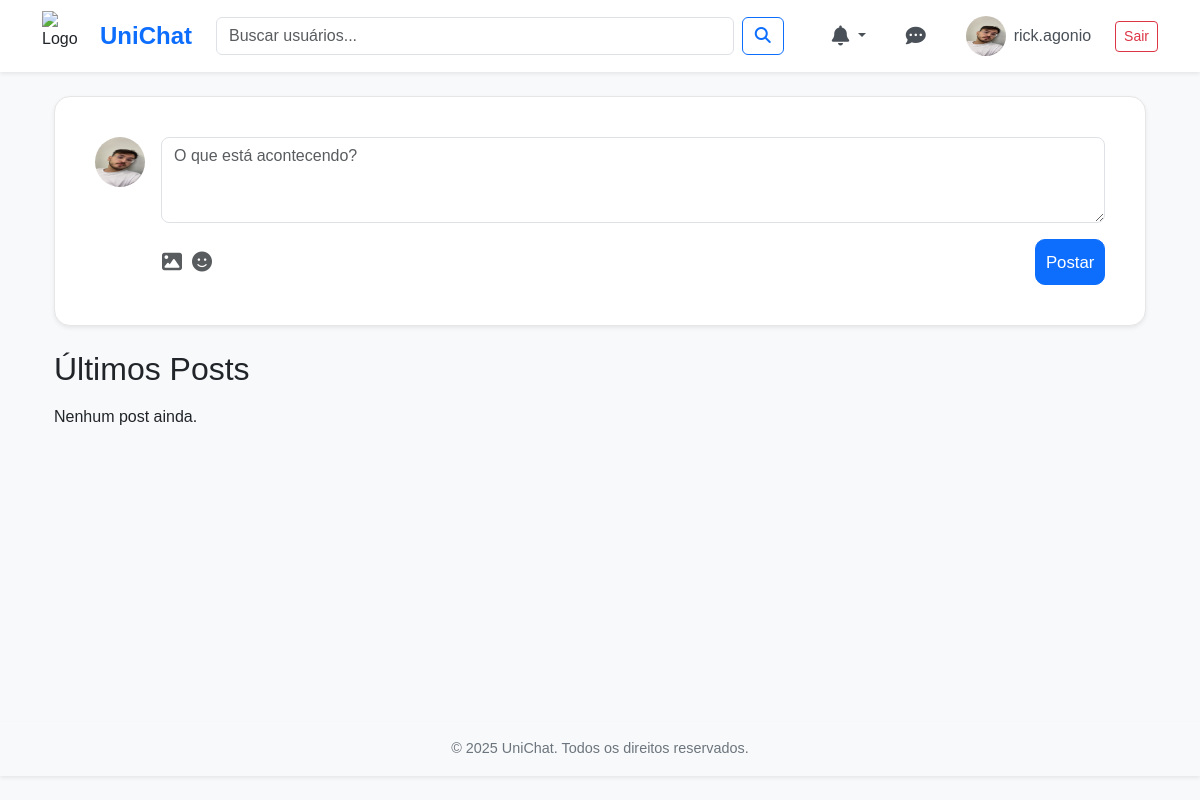
Page / (signed in) on the earlier database version.
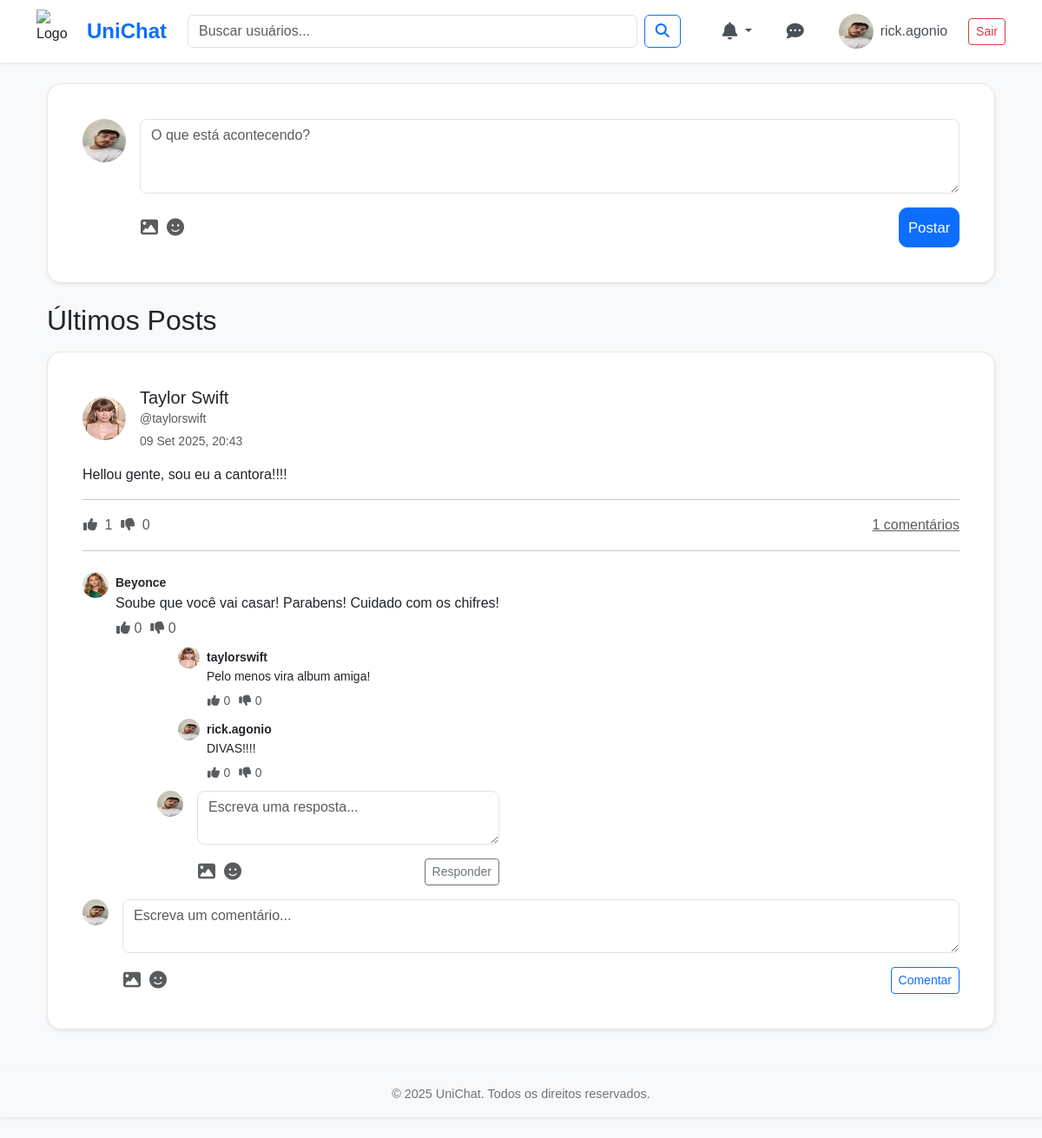
Same page on the later database version.
### posts/models.py (models this page shows, shortened)
class Post(models.Model):
    author = models.ForeignKey(User, on_delete=models.CASCADE)
    content = models.TextField()
    image = models.ImageField(upload_to='posts/', blank=True, null=True)
    created_at = models.DateTimeField(auto_now_add=True)
    @property
    def likes_count(self):
        return self.votes.filter(vote_type='like').count()
    @property
    def dislikes_count(self):
        return self.votes.filter(vote_type='dislike').count()

class Comment(models.Model):
    post = models.ForeignKey(Post, on_delete=models.CASCADE, related_name='comments')
    author = models.ForeignKey(User, on_delete=models.CASCADE)
    content = models.TextField()
    created_at = models.DateTimeField(auto_now_add=True)
    @property
    def likes_count(self):
        return self.votes.filter(vote_type='like').count()
    @property
    def dislikes_count(self):
        return self.votes.filter(vote_type='dislike').count()

class Reply(models.Model):
    comment = models.ForeignKey('Comment', on_delete=models.CASCADE, related_name='replies')
    author = models.ForeignKey(User, on_delete=models.CASCADE)
    content = models.TextField()
    created_at = models.DateTimeField(auto_now_add=True)
    @property
    def likes_count(self):
        return self.votes.filter(vote_type='like').count()
    @property
    def dislikes_count(self):
        return self.votes.filter(vote_type='dislike').count()

### users/models.py (models this page shows)
class Profile(models.Model):
    user = models.OneToOneField('auth.User', on_delete=models.CASCADE)
    bio = models.TextField(blank=True)
    avatar = models.ImageField(upload_to='avatars/', blank=True, null=True)
    date_of_birth = models.DateField(null=True, blank=True)
    location = models.CharField(max_length=100, blank=True)
    website = models.URLField(max_length=200, blank=True)
    course = models.ManyToManyField(Course, related_name='students', blank=True)
    following = models.ManyToManyField(User, related_name='followers', symmetrical=False,
blank=True)
    is_teacher = models.BooleanField(default=False)

### users/views.py (the view)
# urls.py: path('', user_views.home, name='home'),
@login_required
def home(request):
    if request.method == 'POST':
        form = PostForm(request.POST, request.FILES)
        if form.is_valid():
            post = form.save(commit=False)
            post.author = request.user
            post.save()
            return redirect('home')
    else:
        form = PostForm()
    user_course_id = None
    if request.user.profile.course.exists():
        user_course_id = request.user.profile.course.first().id
    teacher_posts = Post.objects.filter(
        Q(author__profile__is_teacher=True) &
        (
            Q(author__profile__course__id=user_course_id) |
            Q(author__profile__course__isnull=True)
        )
    ).distinct().select_related(
        'author__profile'
    ).prefetch_related(
        'comments__author__profile',
        'comments__replies__author__profile'
    ).order_by('-created_at')
    following_ids = request.user.profile.following.values_list('id', flat=True)
    query_filter = Q(author__id__in=following_ids)
    if user_course_id:
        query_filter |= Q(author__profile__course__id=user_course_id)
    student_posts = Post.objects.filter(
        query_filter
    ).filter(
        ~Q(author__profile__is_teacher=True)
    ).distinct().select_related(
        'author__profile'
    ).prefetch_related(
        'comments__author__profile',
        'comments__replies__author__profile'
    ).order_by('-created_at')
    all_posts = list(teacher_posts) + list(student_posts)
    context = {
        'posts': all_posts,
        'form': form
    }
    return render(request, 'home.html', context)

### posts/forms.py
class PostForm(forms.ModelForm):
    content = forms.CharField(
        widget=forms.Textarea(attrs={'rows': 3}),
        label="",
        required=False
    )
    image = forms.ImageField(
        label="Adicionar foto",
        required=False
    )
    class Meta:
        model = Post
        fields = ['content', 'image']

### templates/home.html (shortened to what this page needs)
{% extends "base.html" %}
{% load static %}
{% block content %}
<div class="container">
    <div class="card shadow-sm mb-4">
        <div class="card-body">
            <form method="post" action="{% url 'home' %}" enctype="multipart/form-data">
                <div class="d-flex align-items-start">
                    {% if request.user.profile.avatar %}
                        <img src="{{ request.user.profile.avatar.url }}" class="rounded-circle me-3" width="50" height="50" alt="Avatar">
                    {% else %}
                        <img src="{% static 'img/default_profile.png' %}" class="rounded-circle me-3" width="50" height="50" alt="Default Avatar">
                    {% endif %}
                    <div class="flex-grow-1">
                        <div class="mb-3">
                            <textarea class="form-control" name="content" rows="3" placeholder="O que está acontecendo?"></textarea>
                        </div>
                        <div class="d-flex justify-content-between align-items-center">
                            <div class="d-flex align-items-center position-relative">
                                <label for="id_image" class="btn btn-link p-0 me-2 text-decoration-none text-muted">
                                    <i class="fas fa-image fa-lg"></i>
                                </label>
                                <button type="button" class="btn btn-link p-0 text-decoration-none text-muted emoji-button">
                                    <i class="fas fa-smile fa-lg"></i>
                                </button>
                            </div>
                            <button type="submit" class="btn btn-primary">Postar</button>
                        </div>
                    </div>
                </div>
            </form>
        </div>
    </div>
    <div class="mt-4">
        <h2 class="mb-3">Últimos Posts</h2>
        {% for post in posts %}
            {% include "posts/post_card.html" %}
        {% empty %}
            <p>Nenhum post ainda.</p>
        {% endfor %}
    </div>
</div>
{% endblock %}

### posts/templates/posts/post_card.html (shortened to what this page needs)
{% load static %}
<div class="card mb-4 shadow-sm">
    <div class="card-body">
        <a href="{% url 'profile' username=post.author.username %}" class="d-flex align-items-center mb-3 text-decoration-none text-dark">
            <img src="{% if post.author.profile.avatar %}{{ post.author.profile.avatar.url }}{% else %}{% static 'img/default_profile.png' %}{% endif %}" class="rounded-circle me-3" width="50" height="50" alt="Avatar">
            <div>
                <h5 class="mb-0">{{ post.author.first_name }} {{ post.author.last_name }}</h5>
                {% if post.author.profile.is_teacher %}
                    <small class="text-muted">@{{ post.author.username }} <span class="badge bg-info text-white fw-normal ms-1">Professor</span></small>
                {% else %}
                    <small class="text-muted">@{{ post.author.username }}</small>
                {% endif %}
                <small class="text-muted d-block mt-1">{{ post.created_at|date:"d M Y, H:i" }}</small>
            </div>
        </a>
        <p>{{ post.content }}</p>
        <hr>
        <div class="d-flex justify-content-between align-items-center">
            <div class="d-flex align-items-center post-vote-container">
                <a href="{% url 'posts:vote_post' post.id 'like' %}" class="btn btn-link p-0 text-decoration-none text-muted me-2 btn-like-post">
                    <i class="fas fa-thumbs-up"></i>
                    <span class="ms-1 likes-count">{{ post.likes_count }}</span>
                </a>
                <a href="{% url 'posts:vote_post' post.id 'dislike' %}" class="btn btn-link p-0 text-decoration-none text-muted btn-dislike-post">
                    <i class="fas fa-thumbs-down"></i>
                    <span class="ms-1 dislikes-count">{{ post.dislikes_count }}</span>
                </a>
            </div>
            <div>
                <a href="#" class="text-muted">{{ post.comments.count }} comentários</a>
            </div>
        </div>
        <hr>
        <div class="comments-section mt-4">
            {% for comment in post.comments.all %}
                {% include "posts/comment_card.html" with comment=comment %}
            {% empty %}
                <p class="text-muted">Nenhum comentário ainda.</p>
            {% endfor %}
            <form action="{% url 'posts:add_comment_to_post' post.id %}" method="post" enctype="multipart/form-data" class="mt-3">
                <div class="d-flex align-items-start">
                    {% if request.user.profile.avatar %}
                        <img src="{{ request.user.profile.avatar.url }}" class="rounded-circle me-3" width="30" height="30" alt="Avatar">
                    {% else %}
                        <img src="{% static 'img/default_profile.png' %}" class="rounded-circle me-3" width="30" height="30" alt="Default Avatar">
                    {% endif %}
                    <div class="flex-grow-1">
                        <div class="mb-3">
                            <textarea class="form-control" name="content" rows="2" placeholder="Escreva um comentário..."></textarea>
                        </div>
                        <div class="d-flex justify-content-between align-items-center">
                            <div class="d-flex align-items-center position-relative">
                                <label for="id_image_comment_{{ post.id }}" class="btn btn-link p-0 me-2 text-decoration-none text-muted">
                                    <i class="fas fa-image fa-lg"></i>
                                </label>
                                <button type="button" class="btn btn-link p-0 text-decoration-none text-muted emoji-button">
                                    <i class="fas fa-smile fa-lg"></i>
                                </button>
                            </div>
                            <button type="submit" class="btn btn-sm btn-outline-primary">Comentar</button>
                        </div>
                    </div>
                </div>
            </form>
        </div>
    </div>
</div>

### posts/templates/posts/comment_card.html (shortened to what this page needs)
{% load static %}
<div class="d-flex mb-3">
    <img src="{% if comment.author.profile.avatar %}{{ comment.author.profile.avatar.url }}{% else %}{% static 'img/default_profile.png' %}{% endif %}" class="rounded-circle me-2" width="30" height="30" alt="Avatar Comentário">
    <div>
        <a href="{% url 'profile' username=comment.author.username %}" class="text-decoration-none text-dark">
            <small class="fw-bold">{{ comment.author.username }}</small>
        </a>
        <p class="mb-0">{{ comment.content }}</p>
        <div class="d-flex align-items-center mt-1 comment-vote-container">
            <a href="{% url 'posts:vote_comment' comment.id 'like' %}" class="btn btn-link p-0 text-decoration-none text-muted me-2 btn-like-comment">
                <i class="fas fa-thumbs-up"></i>
                <span class="likes-count">{{ comment.likes_count }}</span>
            </a>
            <a href="{% url 'posts:vote_comment' comment.id 'dislike' %}" class="btn btn-link p-0 text-decoration-none text-muted btn-dislike-comment">
                <i class="fas fa-thumbs-down"></i>
                <span class="dislikes-count">{{ comment.dislikes_count }}</span>
            </a>
        </div>
        <div class="ms-5">
            {% for reply in comment.replies.all %}
                {% include "posts/reply_card.html" with reply=reply %}
            {% endfor %}
            <form action="{% url 'posts:add_reply_to_comment' comment.id %}" method="post" enctype="multipart/form-data" class="mt-2">
                <div class="d-flex align-items-start">
                    {% if request.user.profile.avatar %}
                        <img src="{{ request.user.profile.avatar.url }}" class="rounded-circle me-3" width="30" height="30" alt="Avatar">
                    {% else %}
                        <img src="{% static 'img/default_profile.png' %}" class="rounded-circle me-3" width="30" height="30" alt="Default Avatar">
                    {% endif %}
                    <div class="flex-grow-1">
                        <div class="mb-3">
                            <textarea class="form-control" name="content" rows="2" placeholder="Escreva uma resposta..."></textarea>
                        </div>
                        <div class="d-flex justify-content-between align-items-center">
                            <div class="d-flex align-items-center position-relative">
                                <label for="id_image_reply_{{ comment.id }}" class="btn btn-link p-0 me-2 text-decoration-none text-muted">
                                    <i class="fas fa-image fa-lg"></i>
                                </label>
                                <button type="button" class="btn btn-link p-0 text-decoration-none text-muted emoji-button">
                                    <i class="fas fa-smile fa-lg"></i>
                                </button>
                            </div>
                            <button type="submit" class="btn btn-sm btn-outline-secondary">Responder</button>
                        </div>
                    </div>
                </div>
            </form>
        </div>
    </div>
</div>

### posts/templates/posts/reply_card.html (shortened to what this page needs)
{% load static %}
<div class="d-flex mt-2 ms-4">
    <img src="{% if reply.author.profile.avatar %}{{ reply.author.profile.avatar.url }}{% else %}{% static 'img/default_profile.png' %}{% endif %}" class="rounded-circle me-2" width="25" height="25" alt="Avatar Resposta">
    <div>
        <a href="{% url 'profile' username=reply.author.username %}" class="text-decoration-none text-dark">
            <small class="fw-bold">{{ reply.author.username }}</small>
        </a>
        <p class="mb-0 small">{{ reply.content }}</p>
        <div class="d-flex align-items-center mt-1 reply-vote-container">
            <a href="{% url 'posts:vote_reply' reply.id 'like' %}" class="btn btn-link p-0 text-decoration-none text-muted me-2 btn-like-reply">
                <i class="fas fa-thumbs-up small"></i>
                <span class="small likes-count">{{ reply.likes_count }}</span>
            </a>
            <a href="{% url 'posts:vote_reply' reply.id 'dislike' %}" class="btn btn-link p-0 text-decoration-none text-muted btn-dislike-reply">
                <i class="fas fa-thumbs-down small"></i>
                <span class="small dislikes-count">{{ reply.dislikes_count }}</span>
            </a>
        </div>
    </div>
</div>

Differences in the rows shown:
added Post: author.avatar (picture), author.first_name "Taylor", author.last_name "Swift", author.username "taylorswift", created_at "09 Set 2025, 20:43", content "Hellou gente, sou eu a cantora!!!!", likes_count "1", dislikes_count "0", comments.count "1", user.profile.avatar (picture)
added Comment: author.avatar (picture), author.username "Beyonce", content "Soube que você vai casar! Parabens! Cuidado com os chifres!", likes_count "0", dislikes_count "0", user.profile.avatar (picture)
added Reply: author.avatar (picture), author.username "taylorswift", content "Pelo menos vira album amiga!", likes_count "0", dislikes_count "0"
added Reply: author.avatar (picture), author.username "rick.agonio", content "DIVAS!!!!", likes_count "0", dislikes_count "0"
Other differences:
text no longer shown: "Nenhum post ainda."
